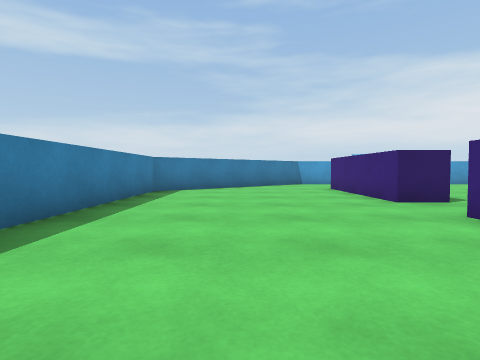
[1] (above)

16 first-person views from a walk through a scene from a Unity 3-D project. The camera is 0.62 m above the floor, tilts 2° down and sees 80° across. The floor is counted in squares, 1 m on a side. Each view is taken from the middle of a square. On the plan, view 1 faces up. The plan holds only what a view shows up to about 9 squares ahead; the rest is blank. The place goes on beyond the plan. Surface patterns are stand-ins for the level's own textures.

[2]
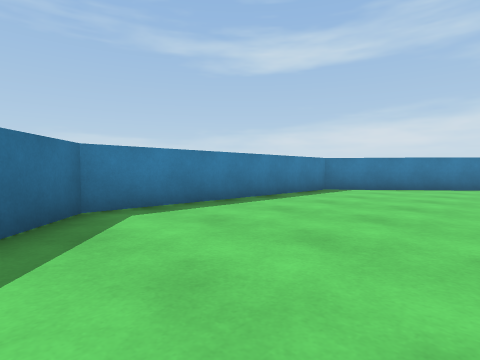

[3]
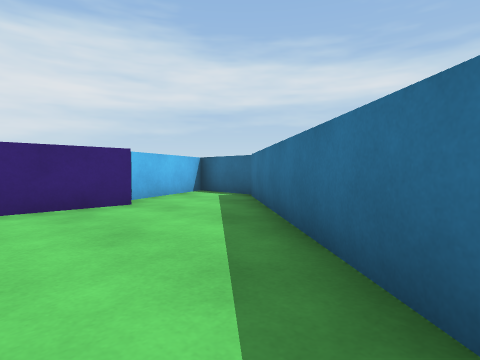

[4]
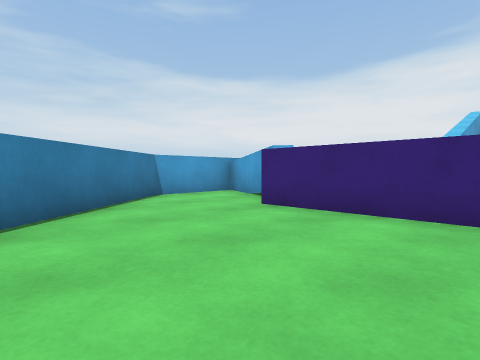

[5]
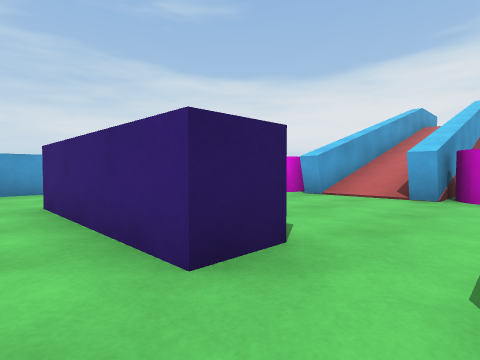

[6]
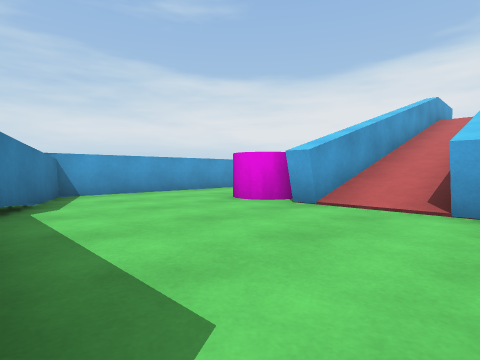

[7]
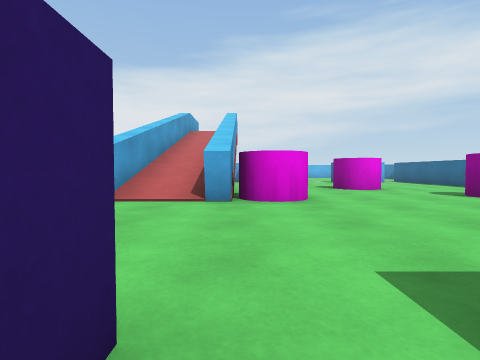

[8]
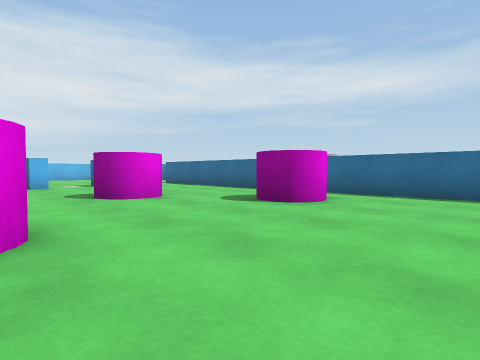

[9]
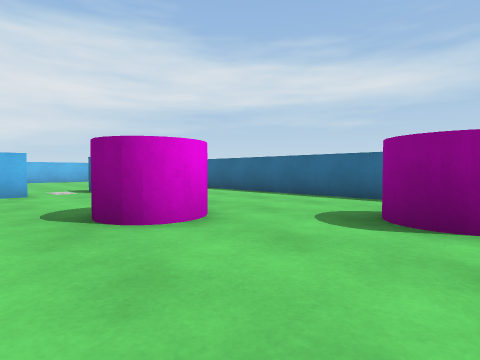

[10]
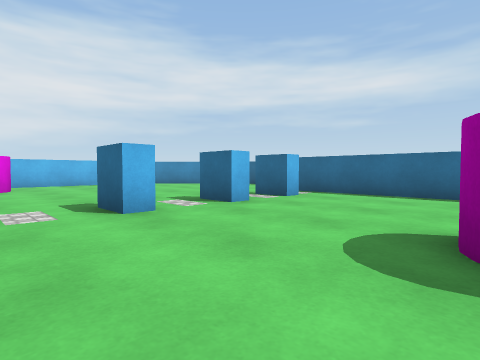

[11]
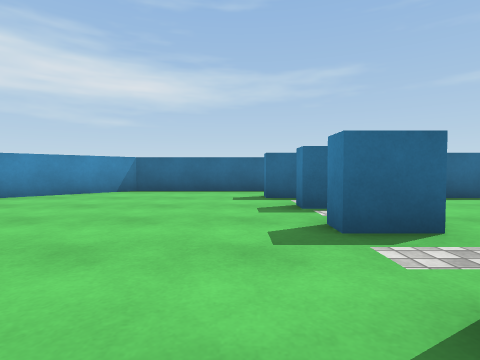

[12]
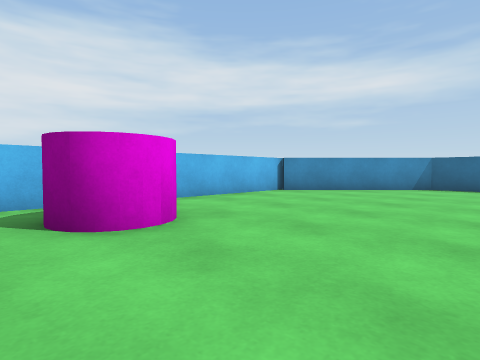

[13]
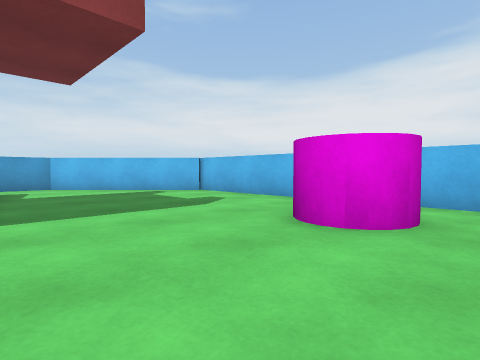

[14]
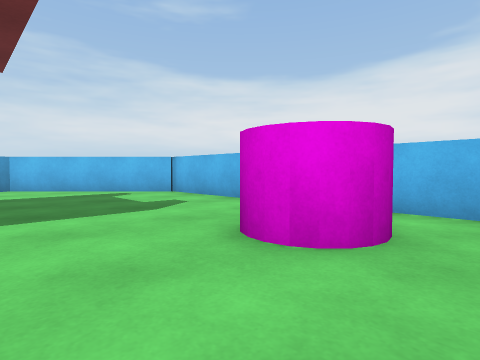

[15]
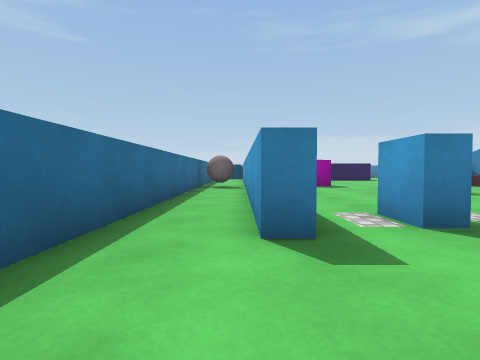

[16]
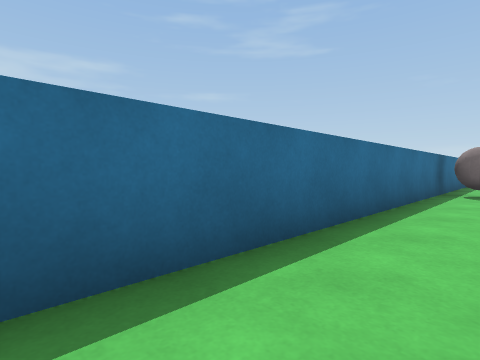

### Floor plan
Key: @ floor where view 1 was taken; # wall or solid block; . floor; / step, stairs or slope; C cylinder; B block; G grey ball.
Columns run from 3 left of view 1 to 26 right of it. Each row starts with its distance up from view 1.
 13      ########           ###
 12     ##..#.....          ..##
 11   ###...#.....          ...##
 10  ##....##...C           ....##
  9 ##....##....CC          .....#
  8 #.....# ....#####       .....#
  7 #.....# ..../////       .....#
  6 #.....##..../////      ......#
  5 #...........###        ......#
  4 #.....# ....CC  ...... ...CC.#
  3 #.....# ..................CC.#
  2 #.....#  .......C...BB.......#
  1 ##....#  ......CC............#
  0  ##@..## ...........BB.......#
 -1   ##...##...CC...............#
 -2    ##...# ...C......BB.......#
 -3     ##..# ..................##
 -4      #### ############.....##
 -5            ..GG...........##
 -6            ################

Positions as (right, up) in squares from view 1, and headings:
1: (0, 0), facing up
2: (2, 0), facing up-left
3: (-2, 2), facing down-right
4: (-1, 6), facing up-right
5: (2, 4), facing up-right
6: (4, 5), facing up-right
7: (3, 5), facing right
8: (6, 4), facing down-right
9: (9, 3), facing down-right
10: (13, 4), facing down-right
11: (19, 3), facing down
12: (20, 5), facing down-right
13: (20, 2), facing up-right
14: (21, 2), facing up-right
15: (21, -4), facing left
16: (19, -4), facing down-left
